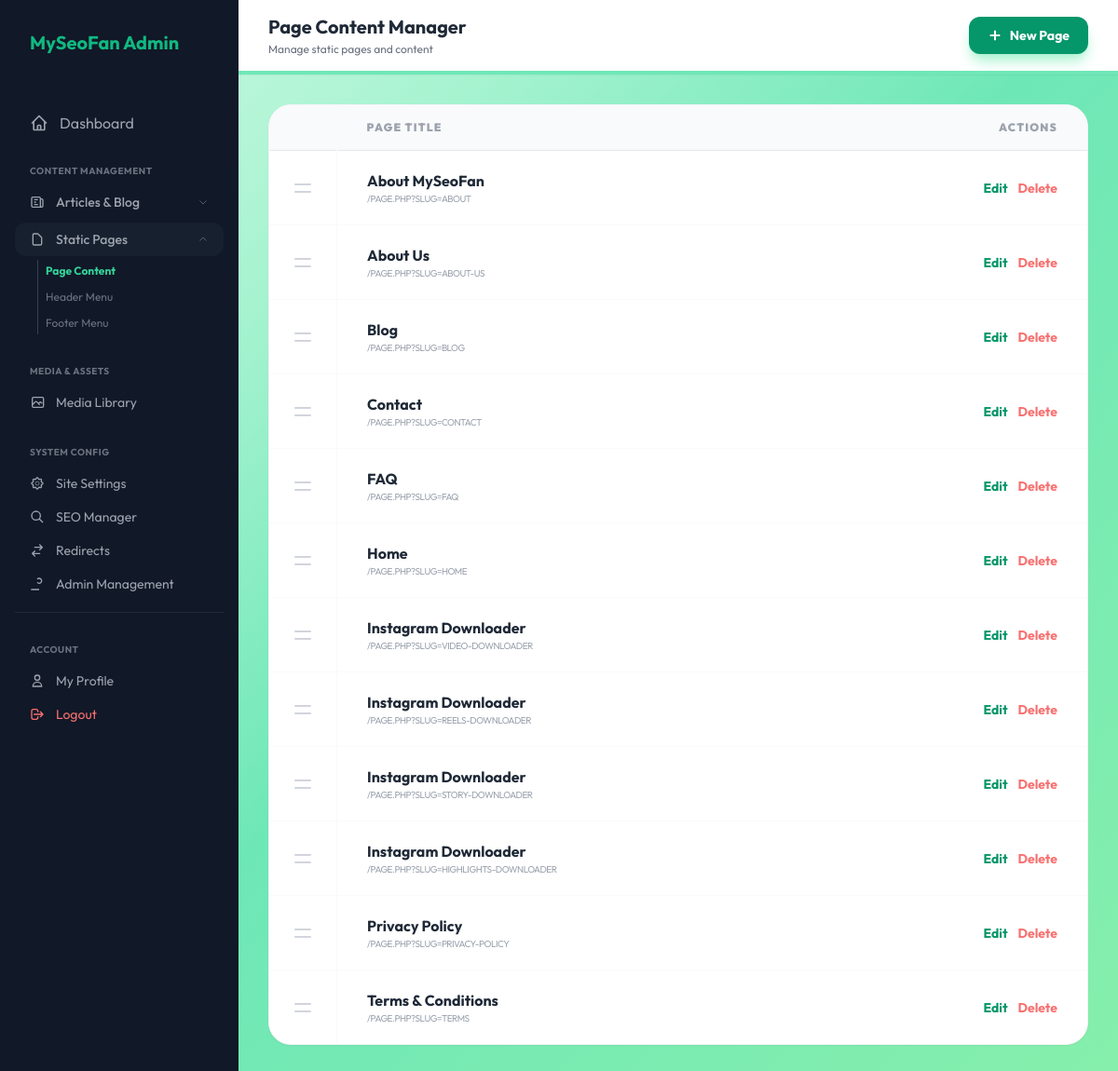
Before: /admin/pages.php (signed in) with the older database file.
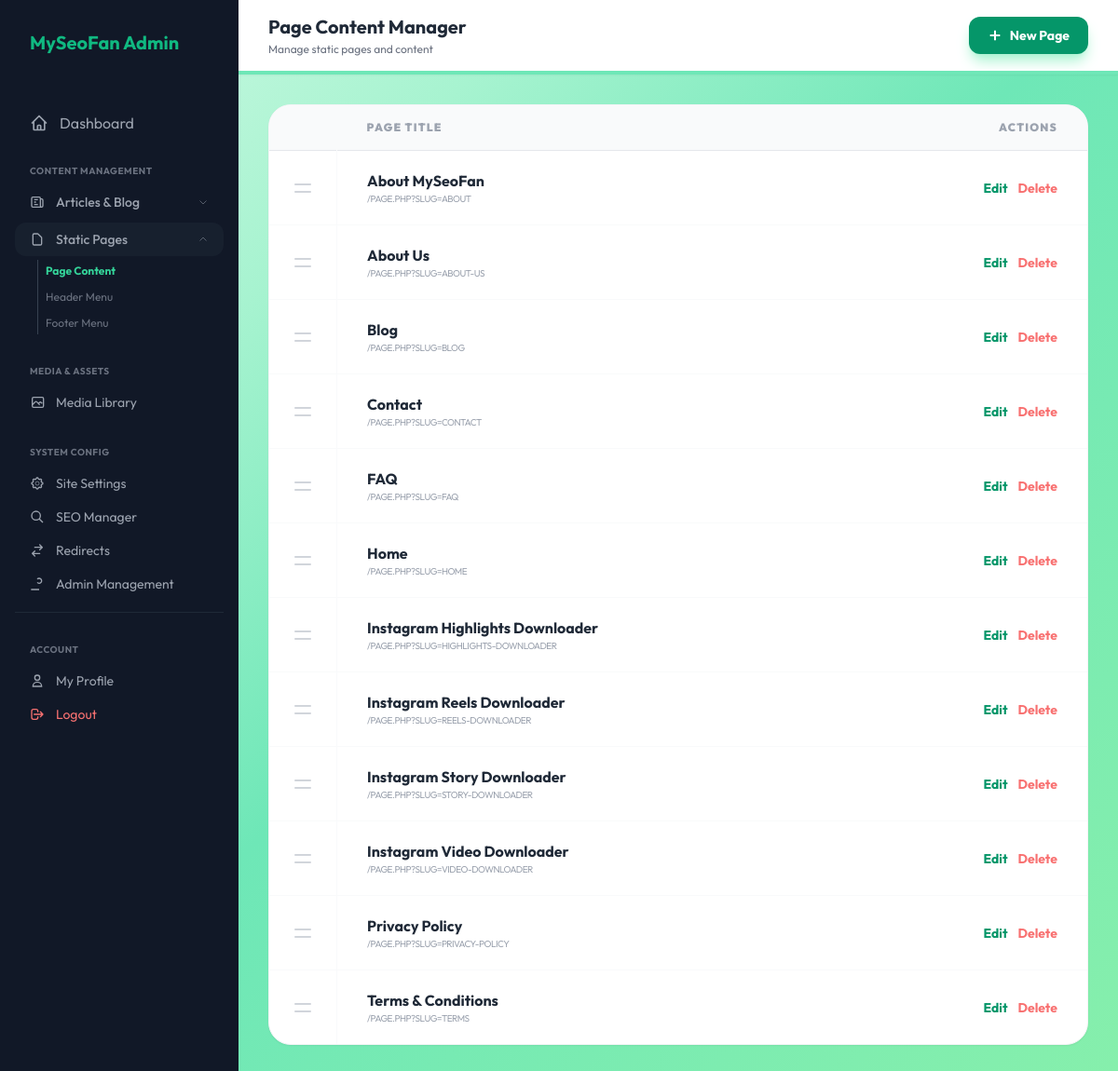
After: the same page with the newer database file.
### tables this page shows
CREATE TABLE pages (id INTEGER PRIMARY KEY AUTOINCREMENT, title TEXT, slug TEXT UNIQUE, content TEXT, lang_code TEXT DEFAULT 'en', meta_title TEXT, meta_description TEXT, translation_group TEXT, show_in_header INTEGER DEFAULT 0, show_in_footer INTEGER DEFAULT 0, menu_order INTEGER DEFAULT 0, footer_section TEXT DEFAULT 'legal');

### admin/pages.php (the view, shortened to what this page needs)
<?php
require_once '../includes/db.php';
$action = $_GET['action'] ?? 'list';
$id = $_GET['id'] ?? null;
$_curr_lang = 'en';
$pages = [];
if ($action === 'list') {
    try {
        $stmt = $pdo->prepare("SELECT * FROM pages WHERE lang_code = ? ORDER BY title ASC");
        $stmt->execute([$_curr_lang]);
        $pages = $stmt->fetchAll();
    } catch (\Exception $e) {
        $error = "Query Error: " . $e->getMessage();
    }
} elseif (($action === 'edit' || $action === 'add') && $id) {
    $stmt = $pdo->prepare("SELECT * FROM pages WHERE id=?");
    $stmt->execute([$id]);
    $cu_p = $stmt->fetch();
}
$page_title = "Page Content Manager";
?>
<!DOCTYPE html>
<html lang="en">
<head>
    <script src="https://cdn.tailwindcss.com"></script>
</head>
<body class="flex">
    <?php include 'includes/sidebar.php'; ?>
    <main class="flex-1 min-h-screen">
        <header class="bg-white border-b-4 border-emerald-300 px-8 h-20 flex items-center justify-between shadow-sm">
            <div>
                <h3 class="text-xl font-bold text-gray-800"><?php echo $page_title; ?></h3>
                <p class="text-xs text-gray-500 mt-0.5">Manage static pages and content</p>
            </div>
            <div class="flex items-center gap-4">
                <?php if ($action === 'list'): ?>
                    <a href="?action=add"
                        class="bg-emerald-600 text-white px-5 py-2.5 rounded-xl font-bold hover:bg-emerald-700 transition-all shadow-lg shadow-emerald-200 text-sm flex items-center gap-2">
                        <svg class="w-4 h-4" fill="none" stroke="currentColor" viewBox="0 0 24 24">
                            <path stroke-width="3" d="M12 4v16m8-8H4" />
                        </svg>
                        New Page
                    </a>
                <?php else: ?>
                    <a href="?action=list&filter_lang=<?php echo $_curr_lang; ?>"
                        class="text-gray-500 hover:text-gray-800 font-bold">← Back to List</a>
                <?php endif; ?>
            </div>
        </header>
        <div class="p-8">
            <?php if ($action === 'list'): ?>
                <div class="bg-white rounded-3xl shadow-sm border border-gray-100 overflow-hidden">
                    <table class="w-full text-left">
                        <thead class="bg-gray-50 border-b text-center">
                            <tr>
                                <th class="w-16 py-4"></th>
                                <th class="px-8 py-4 text-xs font-black text-gray-400 uppercase tracking-widest text-left">
                                    Page Title</th>
                                <th class="px-8 py-4 text-xs font-black text-gray-400 uppercase tracking-widest text-right">
                                    Actions</th>
                            </tr>
                        </thead>
                        <tbody class="divide-y divide-gray-50">
                            <?php foreach ($pages as $p): ?>
                                <tr data-id="<?php echo $p['id']; ?>" class="group hover:bg-gray-50/50 transition-colors">
                                    <td class="px-6 py-5 border-r border-gray-50">
                                        <div
                                            class="drag-handle flex items-center justify-center text-gray-300 hover:text-emerald-500 transition-colors">
                                            <svg class="w-6 h-6" fill="none" stroke="currentColor" viewBox="0 0 24 24">
                                                <path stroke-linecap="round" stroke-linejoin="round" stroke-width="2"
                                                    d="M4 8h16M4 16h16" />
                                            </svg>
                                        </div>
                                    </td>
                                    <td class="px-8 py-5">
                                        <div class="font-bold text-gray-800"><?php echo htmlspecialchars($p['title']); ?></div>
                                        <div class="text-[10px] text-gray-400 uppercase tracking-tighter">
                                            /page.php?slug=<?php echo htmlspecialchars($p['slug'] ?? ''); ?></div>
                                    </td>
                                    <td class="px-8 py-5 text-right space-x-2 text-sm">
                                        <a href="?action=edit&id=<?php echo $p['id']; ?>"
                                            class="text-emerald-600 hover:text-emerald-800 font-bold">Edit</a>
                                        <a href="javascript:void(0);"
                                            onclick="confirmDelete('?action=delete&id=<?php echo $p['id']; ?>', 'This static page will be permanently removed.')"
                                            class="text-red-400 hover:text-red-600 font-bold">Delete</a>
                                    </td>
                                </tr>
                            <?php endforeach; ?>
                        </tbody>
                    </table>
                </div>
            <?php endif; ?>
        </div>
    </main>
</body>
</html>

### admin/includes/sidebar.php (shortened to what this page needs)
<?php
$current_page = basename($_SERVER['PHP_SELF']);
$user_role = $_SESSION['role'] ?? 'super_admin';
?>
<aside
    class="sidebar w-64 bg-[#111827] flex flex-col flex-shrink-0 h-screen sticky top-0 overflow-y-auto custom-scrollbar">
    <div class="p-8">
        <h2 class="text-xl font-bold text-emerald-500">MySeoFan Admin</h2>
    </div>
    <nav class="mt-4 px-4 space-y-1 flex-1">
        <a href="dashboard.php"
            class="flex items-center gap-3 px-4 py-3 rounded-xl transition-all <?php echo $current_page == 'dashboard.php' ? 'nav-active text-white' : 'text-gray-400 hover:bg-gray-800 hover:text-white'; ?>">
            <svg class="w-5 h-5" fill="none" stroke="currentColor" viewBox="0 0 24 24">
                <path stroke-linecap="round" stroke-linejoin="round" stroke-width="2"
                    d="M3 12l2-2m0 0l7-7 7 7M5 10v10a1 1 0 001 1h3m10-11l2 2m-2-2v10a1 1 0 01-1 1h-3m-6 0a1 1 0 001-1v-4a1 1 0 011-1h2a1 1 0 011 1v4a1 1 0 001 1m-6 0h6" />
            </svg>
            <span>Dashboard</span>
        </a>
        <div class="pt-4 pb-2">
            <p class="px-4 text-[10px] font-bold text-gray-500 uppercase tracking-wider mb-2">Content Management</p>
            <div class="mb-1">
                <button onclick="toggleSection('blog-submenu')"
                    class="w-full flex items-center justify-between px-4 py-2 text-gray-400 hover:text-white transition-all rounded-xl hover:bg-gray-800 text-left <?php echo $current_page == 'blog.php' ? 'bg-gray-800/50' : ''; ?>">
                    <div class="flex items-center gap-3">
                        <svg class="w-4 h-4" fill="none" stroke="currentColor" viewBox="0 0 24 24">
                            <path stroke-width="2"
                                d="M19 20H5a2 2 0 01-2-2V6a2 2 0 012-2h10a2 2 0 012 2v1m2 13a2 2 0 01-2-2V7m2 13a2 2 0 002-2V9a2 2 0 00-2-2h-2m-4-3H9M7 16h6M7 8h6m-6 4h3" />
                        </svg>
                        <span class="text-sm font-medium">Articles & Blog</span>
                    </div>
                    <svg id="blog-submenu-chevron"
                        class="w-3 h-3 transition-transform <?php echo $current_page == 'blog.php' ? 'rotate-180' : ''; ?>"
                        fill="none" stroke="currentColor" viewBox="0 0 24 24">
                        <path d="M19 9l-7 7-7-7" />
                    </svg>
                </button>
            </div>
            <?php if (in_array($user_role, ['super_admin', 'editor'])): ?>
                <div class="mb-1">
                    <button onclick="toggleSection('static-pages-submenu')"
                        class="w-full flex items-center justify-between px-4 py-2 text-gray-400 hover:text-white transition-all rounded-xl hover:bg-gray-800 text-left <?php echo $current_page == 'pages.php' ? 'bg-gray-800/50' : ''; ?>">
                        <div class="flex items-center gap-3">
                            <svg class="w-4 h-4" fill="none" stroke="currentColor" viewBox="0 0 24 24">
                                <path stroke-width="2"
                                    d="M7 21h10a2 2 0 002-2V9.414a1 1 0 00-.293-.707l-5.414-5.414A1 1 0 0012.586 3H7a2 2 0 00-2 2v14a2 2 0 002 2z" />
                            </svg>
                            <span class="text-sm font-medium">Static Pages</span>
                        </div>
                        <svg id="static-pages-submenu-chevron"
                            class="w-3 h-3 transition-transform <?php echo $current_page == 'pages.php' ? 'rotate-180' : ''; ?>"
                            fill="none" stroke="currentColor" viewBox="0 0 24 24">
                            <path d="M19 9l-7 7-7-7" />
                        </svg>
                    </button>
                    <div id="static-pages-submenu"
                        class="<?php echo in_array($current_page, ['pages.php', 'menus.php']) ? 'block' : 'hidden'; ?> mt-1 ml-6 border-l border-gray-700 pl-2 space-y-1">
                        <a href="pages.php?action=list"
                            class="block py-1 text-xs <?php echo ($current_page == 'pages.php') ? 'text-emerald-400 font-bold' : 'text-gray-500 hover:text-white'; ?>">
                            Page Content
                        </a>
                        <a href="menus.php?menu_location=header"
                            class="block py-1 text-xs <?php echo ($current_page == 'menus.php' && ($_GET['menu_location'] ?? '') == 'header') ? 'text-emerald-400 font-bold' : 'text-gray-500 hover:text-white'; ?>">
                            Header Menu
                        </a>
                        <a href="menus.php?menu_location=footer"
                            class="block py-1 text-xs <?php echo ($current_page == 'menus.php' && ($_GET['menu_location'] ?? '') == 'footer') ? 'text-emerald-400 font-bold' : 'text-gray-500 hover:text-white'; ?>">
                            Footer Menu
                        </a>
                    </div>
                </div>
            <?php endif; ?>
        </div>
        <?php if (in_array($user_role, ['super_admin', 'editor'])): ?>
            <div class="pt-4 pb-2">
                <p class="px-4 text-[10px] font-bold text-gray-500 uppercase tracking-wider mb-2">Media & Assets</p>
                <a href="media.php"
                    class="flex items-center gap-3 px-4 py-2 rounded-xl text-sm transition-all <?php echo $current_page == 'media.php' ? 'text-white bg-gray-800' : 'text-gray-400 hover:text-white hover:bg-gray-800'; ?>">
                    <svg class="w-4 h-4" fill="none" stroke="currentColor" viewBox="0 0 24 24">
                        <path stroke-width="2"
                            d="M4 16l4.586-4.586a2 2 0 012.828 0L16 16m-2-2l1.586-1.586a2 2 0 012.828 0L20 14m-6-6h.01M6 20h14a2 2 0 002-2V6a2 2 0 00-2-2H6a2 2 0 00-2 2v12a2 2 0 002 2z" />
                    </svg>
                    <span>Media Library</span>
                </a>
            </div>
        <?php endif; ?>
        <?php if ($user_role === 'super_admin'): ?>
            <div class="pt-4 pb-2">
                <p class="px-4 text-[10px] font-bold text-gray-500 uppercase tracking-wider mb-2">System Config</p>
                <a href="settings.php"
                    class="flex items-center gap-3 px-4 py-2 rounded-xl text-sm transition-all <?php echo $current_page == 'settings.php' ? 'text-white bg-gray-800' : 'text-gray-400 hover:text-white hover:bg-gray-800'; ?>">
                    <span>Site Settings</span>
                </a>
                <a href="seo.php"
                    class="flex items-center gap-3 px-4 py-2 rounded-xl text-sm transition-all <?php echo $current_page == 'seo.php' ? 'text-white bg-gray-800' : 'text-gray-400 hover:text-white hover:bg-gray-800'; ?>">
                    <svg class="w-4 h-4" fill="none" stroke="currentColor" viewBox="0 0 24 24">
                        <path stroke-width="2" d="M21 21l-6-6m2-5a7 7 0 11-14 0 7 7 0 0114 0z" />
                    </svg>
                    <span>SEO Manager</span>
                </a>
                <a href="redirects.php"
                    class="flex items-center gap-3 px-4 py-2 rounded-xl text-sm transition-all <?php echo $current_page == 'redirects.php' ? 'text-white bg-gray-800' : 'text-gray-400 hover:text-white hover:bg-gray-800'; ?>">
                    <svg class="w-4 h-4" fill="none" stroke="currentColor" viewBox="0 0 24 24">
                        <path stroke-linecap="round" stroke-linejoin="round" stroke-width="2"
                            d="M8 7h12m0 0l-4-4m4 4l-4 4m0 6H4m0 0l4 4m-4-4l4-4" />
                    </svg>
                    <span>Redirects</span>
                </a>
                <a href="users.php"
                    class="flex items-center gap-3 px-4 py-2 rounded-xl text-sm transition-all <?php echo $current_page == 'users.php' ? 'text-white bg-gray-800' : 'text-gray-400 hover:text-white hover:bg-gray-800'; ?>">
                    <svg class="w-4 h-4" fill="none" stroke="currentColor" viewBox="0 0 24 24">
                        <path stroke-width="2"
                            d="M12 4.354a4 4 0 110 5.292M15 21H3v-1a6 0 0112 0v1zm0 0h6v-1a6 0 00-9-5.197M13 7a4 4 0 11-8 0 4 4 0 018 0z" />
                    </svg>
                    <span>Admin Management</span>
                </a>
            </div>
        <?php endif; ?>
        <div class="pt-8 pb-8 mt-auto border-t border-gray-800">
            <p class="px-4 text-[10px] font-bold text-gray-500 uppercase tracking-wider mb-2">Account</p>
            <a href="profile.php"
                class="flex items-center gap-3 px-4 py-2 rounded-xl text-sm transition-all <?php echo $current_page == 'profile.php' ? 'text-white bg-gray-800' : 'text-gray-400 hover:text-white hover:bg-gray-800'; ?>">
                <svg class="w-4 h-4" fill="none" stroke="currentColor" viewBox="0 0 24 24">
                    <path stroke-width="2" d="M16 7a4 4 0 11-8 0 4 4 0 018 0zM12 14a7 7 0 00-7 7h14a7 7 0 00-7-7z" />
                </svg>
                <span>My Profile</span>
            </a>
            <a href="logout.php"
                class="flex items-center gap-3 px-4 py-2 rounded-xl text-sm text-red-400 hover:bg-red-400/10 transition-all">
                <svg class="w-4 h-4" fill="none" stroke="currentColor" viewBox="0 0 24 24">
                    <path stroke-linecap="round" stroke-linejoin="round" stroke-width="2"
                        d="M17 16l4-4m0 0l-4-4m4 4H7m6 4v1a3 3 0 01-3 3H6a3 3 0 01-3-3V7a3 3 0 013-3h4a3 3 0 013 3v1" />
                </svg>
                <span>Logout</span>
            </a>
        </div>
    </nav>
</aside>

### admin/pages.php (style rules this page uses)
body { font-family: 'Outfit', sans-serif; background: linear-gradient(135deg, #d1fae5 0%, #a7f3d0 25%, #6ee7b7 50%, #86efac 100%); min-height: 100vh; }
.sidebar { height: 100vh; background: #065f46; color: white; }
.drag-handle { cursor: grab; }

Changed rows visible on the page:
changed pages "HIGHLIGHTS-DOWNLOADER": title "Instagram Downloader" → "Instagram Highlights Downloader"; moves up the list
changed pages "REELS-DOWNLOADER": title "Instagram Downloader" → "Instagram Reels Downloader"
changed pages "STORY-DOWNLOADER": title "Instagram Downloader" → "Instagram Story Downloader"
changed pages "VIDEO-DOWNLOADER": title "Instagram Downloader" → "Instagram Video Downloader"; moves down the list
